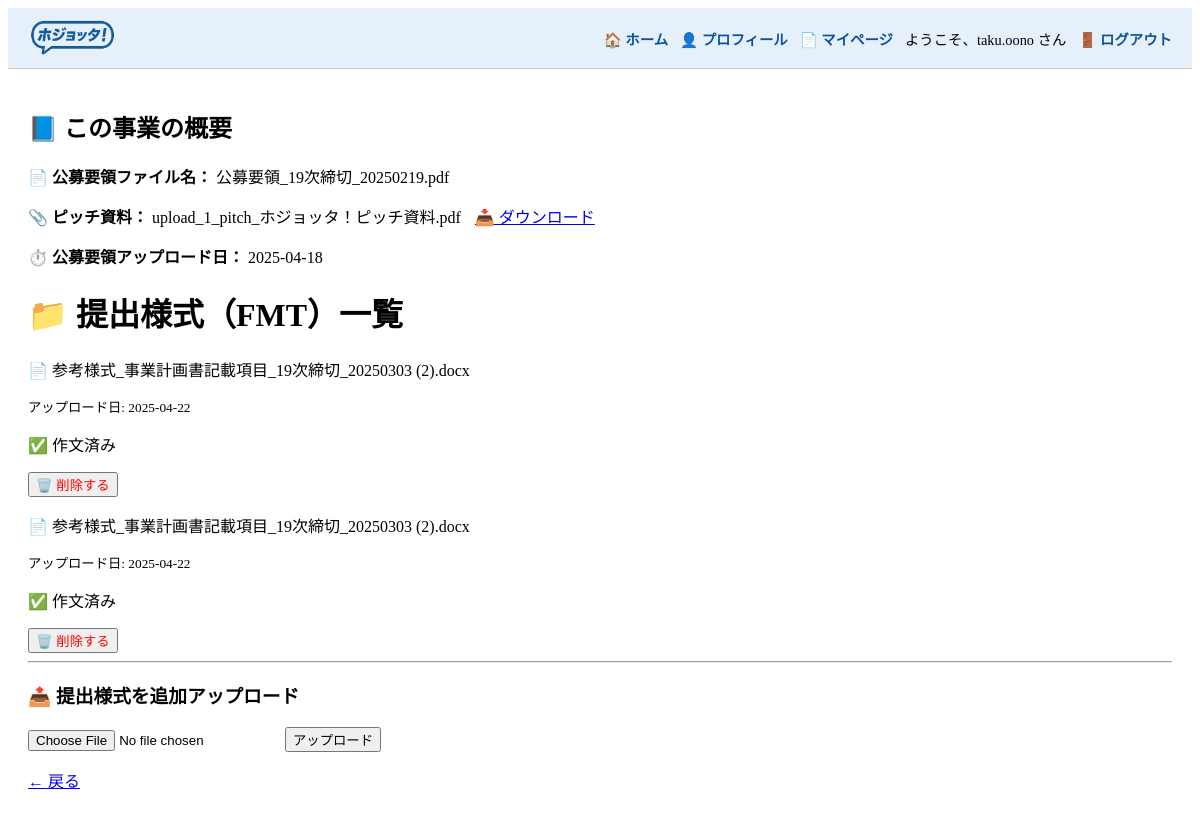
/upload/1/fmt (signed in), run on the app's committed database.
### app/models.py (models this page shows)
class Upload(SQLModel, table=True):
    id: Optional[int] = Field(default=None, primary_key=True)
    user_id: int = Field(foreign_key="user.id")
    filename: str
    title: Optional[str] = None
    upload_time: str
    parsed_text: Optional[str] = None
    status: Optional[str] = None
    requirements_summary: Optional[str] = None
    eligibility_result: Optional[str] = None
    eligibility_status: Optional[str] = None
    extracted_by_ai: Optional[bool] = Field(default=False)
    fmt_filename: Optional[str] = Field(default=None, nullable=True)
    pitch_filename: Optional[str] = Field(default=None, nullable=True)
    is_active: bool = Field(default=True)

class FmtUpload(SQLModel, table=True):
    id: Optional[int] = Field(default=None, primary_key=True)
    upload_id: int = Field(foreign_key="upload.id")  # 公募要領（Upload）に紐づく
    filename: str  # 元ファイル名（例：jigyou_keikaku.docx）
    file_path: str  # 保存先パス（例：uploaded_fmt/upload_1/jigyou_keikaku.docx）
    uploaded_at: str  # 日時文字列（ISO形式）
    section: Optional[str] = None  # 種別（事業計画、体制など）※任意
    has_generated: bool = Field(default=False)  # 作文生成済みかどうか
    fmt_type: Optional[str] = Field(default="monozukuri", nullable=True)
    generated_json: Optional[str] = Field(default=None, nullable=True)

### app/routes_upload.py (the view)
@router.get("/upload/{upload_id}/fmt", response_class=HTMLResponse)
async def upload_fmt_page(
    request: Request,
    upload_id: int,
    db: Session = Depends(get_db),
    user: dict = Depends(get_current_user)
):
    upload = db.get(Upload, upload_id)
    if not upload:
        raise HTTPException(status_code=404, detail="Upload not found")
    if upload.user_id != user["id"] and not user.get("is_admin"):
        raise HTTPException(status_code=403, detail="アクセス権がありません")
    fmt_files = db.query(FmtUpload).filter(FmtUpload.upload_id == upload_id).all()
    return templates.TemplateResponse("upload_fmt.html", {
        "request": request,
        "upload": upload,
        "fmt_files": fmt_files
    })

### app/templates/upload_fmt.html (shortened to what this page needs)
{% extends "base.html" %}
{% block content %}
<div class="card">
    <h2>📘 この事業の概要</h2>
    <p><strong>📄 公募要領ファイル名：</strong> {{ upload.filename }}</p>
    <p><strong>📎 ピッチ資料：</strong>
      {% if upload.pitch_filename %}
        {{ upload.pitch_filename }}
        <a href="/download_pitch/{{ upload.id }}" style="margin-left:10px;">📥 ダウンロード</a>
      {% else %}
        未アップロード
      {% endif %}
    </p>
    <p><strong>⏱️ 公募要領アップロード日：</strong> {{ upload.upload_time[:10] }}</p>
  </div>
<h1>📁 提出様式（FMT）一覧</h1>
{% if fmt_files %}
  {% for fmt in fmt_files %}
    <div class="card">
      <p>📄 {{ fmt.filename }}</p>
      <p><small>アップロード日: {{ fmt.uploaded_at[:10] }}</small></p>
      {% if not fmt.has_generated %}
        <a href="/upload/{{ upload.id }}/fmt/{{ fmt.id }}/generate" class="btn-primary">作文を生成する</a>
      {% else %}
        <p>✅ 作文済み</p>
      {% endif %}
      <form method="post" action="/upload/{{ upload.id }}/fmt/{{ fmt.id }}/delete" onsubmit="return confirm('削除してよろしいですか？');">
        <button type="submit" style="color:red;">🗑️ 削除する</button>
      </form>
    </div>
  {% endfor %}
{% else %}
  <p>📭 まだ提出様式はアップロードされていません。</p>
{% endif %}
<hr>
<h3>📤 提出様式を追加アップロード</h3>
<form method="post" action="/upload/{{ upload.id }}/fmt/add" enctype="multipart/form-data">
  <input type="file" name="fmt_file" accept=".pdf,.doc,.docx" required>
  <button type="submit">アップロード</button>
</form>
<p><a href="/upload/{{ upload.id }}">← 戻る</a></p>
{% endblock %}

### data on the page
Upload: filename "公募要領_19次締切_20250219.pdf", pitch_filename "upload_1_pitch_ホジョッタ！ピッチ資料.pdf", upload_time "2025-04-18"
FmtUpload: filename "参考様式_事業計画書記載項目_19次締切_20250303 (2).docx", uploaded_at "2025-04-22", has_generated "✅ 作文済み"
FmtUpload: filename "参考様式_事業計画書記載項目_19次締切_20250303 (2).docx", uploaded_at "2025-04-22", has_generated "✅ 作文済み"

### other printed values
{{ request.session['user']['username'] }} "taku.oono"
